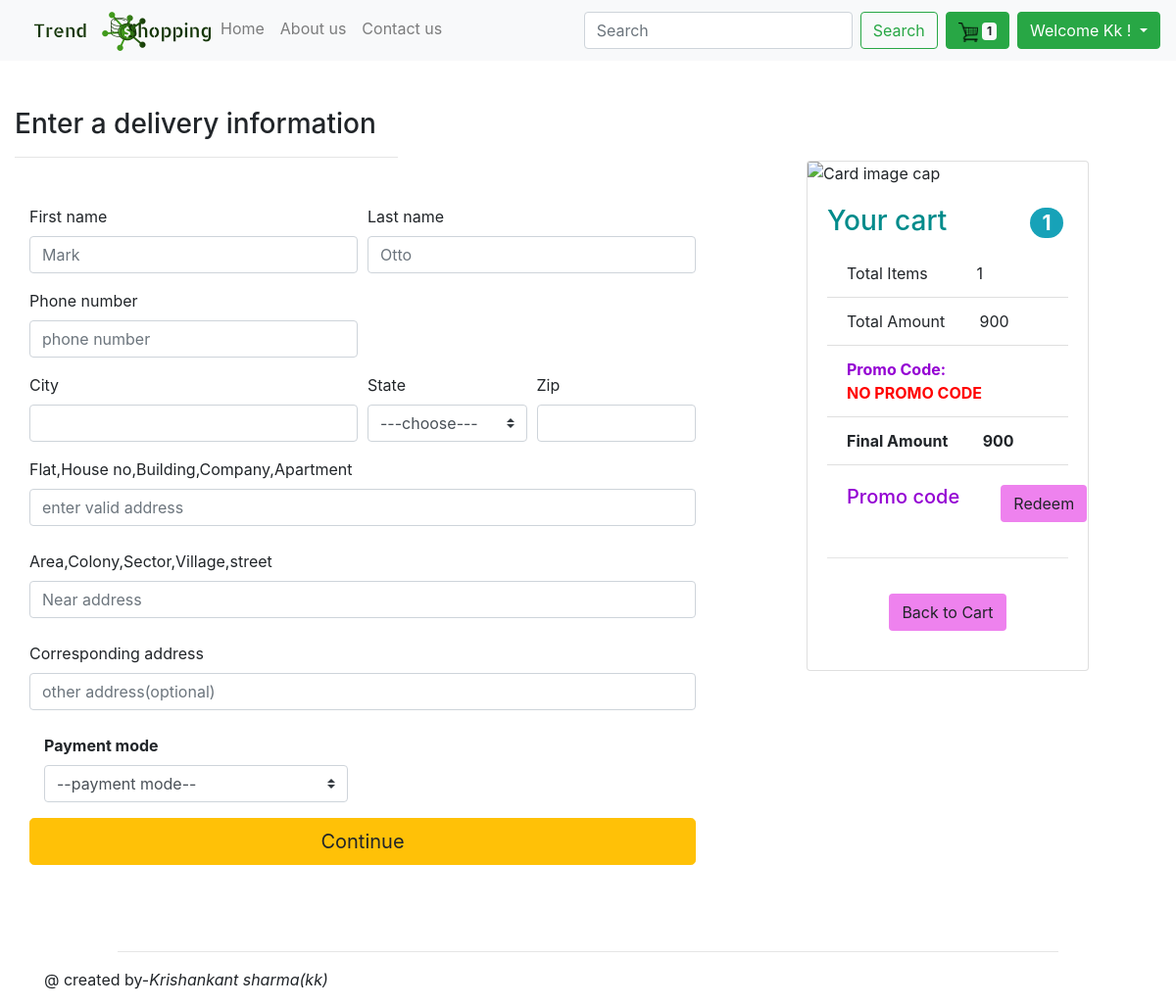
/order-place/ (signed in), run on an earlier commit of the app's database.
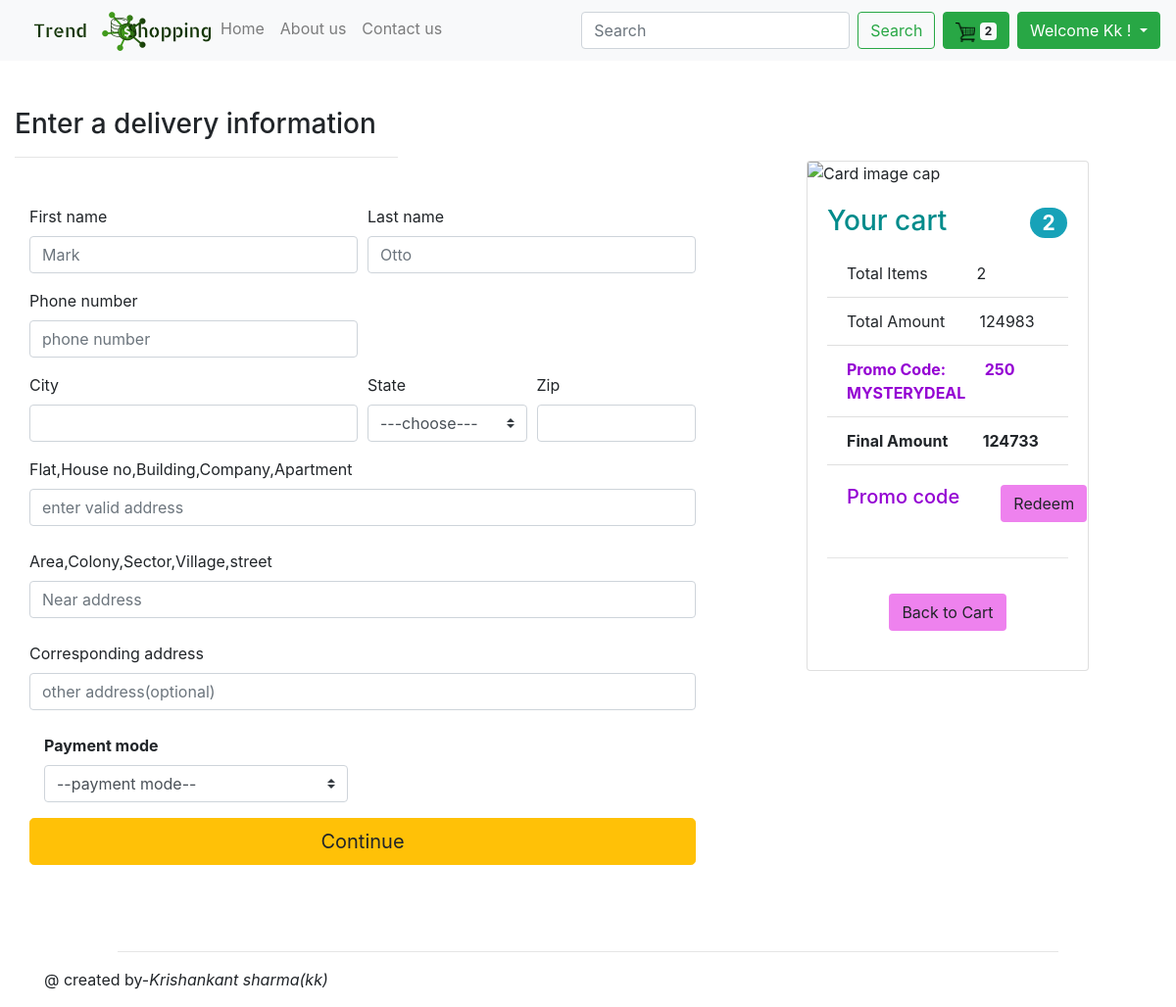
And on a later commit of the database.
### myapp/models.py (models this page shows, shortened)
class Order(models.Model):
    STATUS=(
            ('Not order','Not order'),
            ('Out for delivery','Out for delivery'),
            ('delivered','delivered'),
            )
    user=models.ForeignKey(settings.AUTH_USER_MODEL, on_delete=models.CASCADE)
    unique_id = models.CharField(max_length=20,default="")
    items=models.ManyToManyField(OrderItem)
    start_date=models.DateTimeField(auto_now=True)
    order_date=models.DateTimeField()
    complete_date=models.DateTimeField(null=True, blank=True)
    ordered=models.BooleanField(default=False)
    status = models.CharField(max_length=100, default="not order",choices=STATUS)
    payment_price=models.FloatField(default=0)
    delivery_address=models.ForeignKey('CheckoutForm',on_delete=models.SET_NULL,blank=True,null=True)
    def final(self):
        total=0
        for item in self.items.all():
            total += item.final_price()
        return total
    amount=property(final)
    class Meta:
        ordering=["status"]

class OrderItem(models.Model):
    user = models.ForeignKey(settings.AUTH_USER_MODEL, on_delete=models.CASCADE,)
    ordered = models.BooleanField(default=False)
    item=models.ForeignKey(product, on_delete=models.CASCADE)
    quantity = models.IntegerField(default=1)
    def total_price(self):
        return self.quantity * self.item.price
    def final_price(self):
        if self.item.discount_price:
            return self.total_discountprice()
        else:
            return self.total_price()

class product(models.Model):
  product_id=models.AutoField
  slug=models.SlugField(max_length=250, blank=True)
  product_name=models.CharField(max_length=50)
  category=models.CharField(max_length=50,default="")
  sub_category=models.CharField(max_length=50,default="")
  desc=models.CharField(max_length=1000)
  price=models.IntegerField(default=0)
  discount_price=models.IntegerField(default=0,blank=True)
  new=models.BooleanField(default=False)
  pub_date=models.DateField()
  image=models.ImageField(upload_to='app/images',default="")
  image1 = models.ImageField(upload_to='app/images', default="")
  image2 = models.ImageField(upload_to='app/images', default="")
  image3 = models.ImageField(upload_to='app/images', default="")
  image4 = models.ImageField(upload_to='app/images', default="")

class Promocode(models.Model):
           code= models.IntegerField(default=0)
           code_name=models.CharField(max_length=25,default="")
           def __str__(self):
               return self.code_name

### myapp/views.py (the view, shortened to what this page needs)
# urls.py: path('order-place/',views.order_place,name='order-place'),
def order_place(request):
    user_items = OrderItem.objects.filter(user=request.user,ordered=False)
    user_order = Order.objects.filter(user=request.user,ordered=False)
    order = Order.objects.filter(user=request.user)
    item_length = user_order.values('items')
    items = user_items.values('quantity')
    count = 0
    for x in items:
        count += x['quantity']
    random_promo = 'null'
    promo_discount = 0
    if len(order) == 1:
        promo=Promocode.objects.filter(code=500)
        random_promo = promo[0]
        promo_discount +=  -promo[0].code
    elif len(order) != 1 and 15000 <= user_order[0].amount:
        promo = Promocode.objects.filter(code=250)
        random_promo=promo[0]
        promo_discount= -promo[0].code
    elif len(order) != 1 and 30000 <= user_order[0].amount:
        promo = Promocode.objects.filter(code=200)
        random_promo=promo[0]
        promo_discount= -promo[0].code
    elif len(order) != 1 and user_order[0].amount >= 50000:
        promo = Promocode.objects.filter(code=900)
        random_promo=promo[0]
        promo_discount= -promo[0].code
    context={
        'count':count,
        'item':user_items,
        'order':user_order,
        'length':item_length,
        'promo':random_promo,
        'discount':promo_discount,
    }
    return render(request,'order-place.html',context)

### templates/order-place.html (shortened to what the changed rows need)
{% extends 'basic.html' %}
{% block body %}
<div class="container row d-flex justify-content-center">
    <div class="col-md-4">
        <div class="card summary">
            <div class="card-body">
                <div class="row" id="cartdiv">
                    <div class="col-md-3">
                        <h3><span class="badge badge-pill badge-info" id="yourcart">{{count}}</span></h3>
                    </div></div>
                {% for i in order %}
            <ul class="list-group list-group-flush">
                <li class="list-group-item">Total Items <span style="margin-left:22%">{{length|length}}</span></li>
                <li class="list-group-item">Total Amount <span style="margin-left:15%">{{i.amount}}</span></li>
                {% if promo != 'null' %}
                <li class="list-group-item" style="color:darkviolet"><b>Promo Code:</b> <span style="margin-left:17%"><b>{{promo.code}}</b></span><br><b>{{promo}}</b></li>
                {% else %}
                <li class="list-group-item" style="color:darkviolet"><b>Promo Code:</b> <span style="margin-left:17%"><b>{{promo.code}}</b></span><br><span style="color:red"><b>NO PROMO CODE</b></span></li>
                {% endif %}
                <li class="list-group-item"><b>Final Amount</b> <span style="margin-left:15%"><b>{{i.amount|add:discount}}</b></span></li>
            </ul>
                {% endfor %}
        </div>
        </div></div></div>
{% endblock %}

### templates/basic.html (shortened to what this page needs)
<!doctype html>
<html lang="en" xmlns="http://www.w3.org/1999/html">
  <head>
 <link rel="stylesheet" href="https://stackpath.bootstrapcdn.com/bootstrap/4.4.1/css/bootstrap.min.css">
  </head>
<body>
{% load static %}
 <nav class="navbar navbar-expand-lg navbar-light bg-light">
  <div class="collapse navbar-collapse" id="navbarSupportedContent">
    <ul class="navbar-nav mr-auto">
        <li class="nav-item " ><img src="\static\app\images\shop.png"></li>
        <li class="nav-item"> <a class="nav-link" href="/" id="home">Home <span class="sr-only">(current)</span></a>
      </li>
      <li class="nav-item" >
        <a class="nav-link" href="/about/" id="about">About us </a>
      </li>
      <li class="nav-item" >
          <form method="post" action="/contact/">
        <a class="nav-link " href="/contact/" id="contact"> Contact us</a>
          </form>
      </li>
    </ul>
    <form  method="get" action="/search/" class="form-inline my-2 my-lg-0">
      <input class="form-control mr-sm-2" type="search" placeholder="Search"  name="search" id="search" aria-label="Search">
      <button class="btn btn-outline-success my-2 my-sm-0" type="submit">Search</button>
    </form>
          <a href="/order-summary/" class="btn btn-success mx-2 my-1">
          <img src="/static/app/images/shop cart.png" height="20px" width="20px">
              <span class="badge badge-light">{{count}}</span>
              </a>
      {% if user.is_authenticated %}
       <div class="dropdown ">
  <button class="btn btn-success dropdown-toggle" type="button" id="dropdownMenuButton" data-toggle="dropdown" aria-haspopup="true" aria-expanded="false">
    Welcome {{request.user|capfirst}} !
  </button>
</div>
{% endif %}
</div>
</nav>
{% block body %}
{% endblock %}
</body><br>
  <hr style="margin-left:10%;margin-right:10%">
  <footer class="container">
      <p>
          @ created by-<i>Krishankant sharma(kk)</i></p>
  </footer>
</html>

What changed in the data, as far as the page shows it:
no longer on this page (row edited): Order: length "1", amount "900", amount|add "900"
added Order: length "2", amount "124983", amount|add "124733"
now on this page (row unchanged): Promocode: code "250", code_name "MYSTERYDEAL"
Also different on the page:
{{ count }}: "1" → "2"
